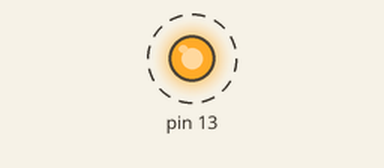
This sketch was run on a simulated Arduino Uno, built for the host (arithmetic inside an expression is 32-bit, double 64-bit). On the bench: output pins drawn as LEDs (lit = HIGH). Dashed ring = blinking.

Above: at 0.5 s.
Timing chart, 0 to 4.6 s (numbered marks = the images above):
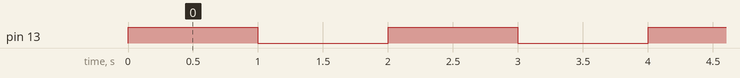

Measured:
- by itself, pin 13: alternates HIGH for 1.0 s and LOW for 1.0 s

The sketch:

bare-metal-1.ino
```cpp
void setup() {
  // put your setup code here, to run once:
  DDRB = 32;

}

void loop() {
  // put your main code here, to run repeatedly:
  PORTB = 32;
  for(long i=0; i<1000000; i++){PORTB = 32;}
  PORTB = 0;
  for(long i=0; i<1000000; i++){PORTB = 0;}

}
```
